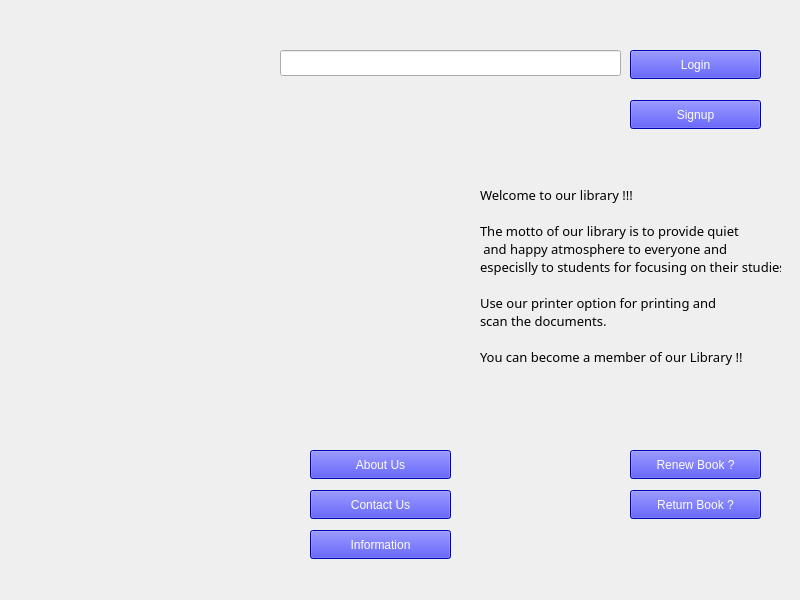
<?xml version="1.0" encoding="UTF-8"?>
<ui version="4.0">
 <class>Widget</class>
 <widget class="QWidget" name="Widget">
  <property name="geometry">
   <rect>
    <x>0</x>
    <y>0</y>
    <width>800</width>
    <height>600</height>
   </rect>
  </property>
  <property name="windowTitle">
   <string>Widget</string>
  </property>
  <widget class="QLineEdit" name="lineEdit_SearchBar">
   <property name="geometry">
    <rect>
     <x>280</x>
     <y>50</y>
     <width>341</width>
     <height>26</height>
    </rect>
   </property>
  </widget>
  <widget class="QLabel" name="label">
   <property name="geometry">
    <rect>
     <x>480</x>
     <y>140</y>
     <width>301</width>
     <height>271</height>
    </rect>
   </property>
   <property name="font">
    <font>
     <family>High Tower Text</family>
     <pointsize>10</pointsize>
    </font>
   </property>
   <property name="text">
    <string>Welcome to our library !!!

The motto of our library is to provide quiet
 and happy atmosphere to everyone and
especislly to students for focusing on their studies.

Use our printer option for printing and
scan the documents.

You can become a member of our Library !!</string>
   </property>
  </widget>
  <widget class="QPushButton" name="pushButton_Infomation">
   <property name="geometry">
    <rect>
     <x>310</x>
     <y>530</y>
     <width>141</width>
     <height>29</height>
    </rect>
   </property>
   <property name="styleSheet">
    <string notr="true">background-color: blue;
color: white;</string>
   </property>
   <property name="text">
    <string>Information</string>
   </property>
  </widget>
  <widget class="QPushButton" name="pushButton_RenewBook">
   <property name="geometry">
    <rect>
     <x>630</x>
     <y>450</y>
     <width>131</width>
     <height>29</height>
    </rect>
   </property>
   <property name="styleSheet">
    <string notr="true">background-color: blue;
color: white;</string>
   </property>
   <property name="text">
    <string>Renew Book ?</string>
   </property>
  </widget>
  <widget class="QPushButton" name="pushButton_Signup">
   <property name="enabled">
    <bool>true</bool>
   </property>
   <property name="geometry">
    <rect>
     <x>630</x>
     <y>100</y>
     <width>131</width>
     <height>29</height>
    </rect>
   </property>
   <property name="statusTip">
    <string/>
   </property>
   <property name="styleSheet">
    <string notr="true">background-color: blue;
color: white;</string>
   </property>
   <property name="text">
    <string>Signup</string>
   </property>
  </widget>
  <widget class="QPushButton" name="pushButton_AboutUs">
   <property name="geometry">
    <rect>
     <x>310</x>
     <y>450</y>
     <width>141</width>
     <height>29</height>
    </rect>
   </property>
   <property name="styleSheet">
    <string notr="true">background-color: blue;
color: white;</string>
   </property>
   <property name="text">
    <string>About Us</string>
   </property>
  </widget>
  <widget class="QPushButton" name="pushButton">
   <property name="geometry">
    <rect>
     <x>310</x>
     <y>490</y>
     <width>141</width>
     <height>29</height>
    </rect>
   </property>
   <property name="styleSheet">
    <string notr="true">background-color: blue;
color: white;</string>
   </property>
   <property name="text">
    <string>Contact Us</string>
   </property>
  </widget>
  <widget class="QPushButton" name="pushButton_Login">
   <property name="geometry">
    <rect>
     <x>630</x>
     <y>50</y>
     <width>131</width>
     <height>29</height>
    </rect>
   </property>
   <property name="styleSheet">
    <string notr="true">QPushButton{
qproperty-icon: url(:/user.png);
qproperty-iconSize: 26px 26px;
text-align: center;
color: white;
background-color: blue;
}</string>
   </property>
   <property name="text">
    <string>Login</string>
   </property>
  </widget>
  <widget class="QPushButton" name="pushButton_ReturnBook">
   <property name="geometry">
    <rect>
     <x>630</x>
     <y>490</y>
     <width>131</width>
     <height>29</height>
    </rect>
   </property>
   <property name="styleSheet">
    <string notr="true">background-color: blue;
color: white;</string>
   </property>
   <property name="text">
    <string>Return Book ?</string>
   </property>
  </widget>
  <widget class="QLabel" name="label_Instagram">
   <property name="geometry">
    <rect>
     <x>88</x>
     <y>520</y>
     <width>63</width>
     <height>51</height>
    </rect>
   </property>
   <property name="text">
    <string/>
   </property>
  </widget>
  <widget class="QLabel" name="label_Twitter">
   <property name="geometry">
    <rect>
     <x>228</x>
     <y>520</y>
     <width>63</width>
     <height>51</height>
    </rect>
   </property>
   <property name="text">
    <string/>
   </property>
  </widget>
  <widget class="QLabel" name="label_Facebook">
   <property name="geometry">
    <rect>
     <x>18</x>
     <y>520</y>
     <width>63</width>
     <height>51</height>
    </rect>
   </property>
   <property name="text">
    <string/>
   </property>
  </widget>
  <widget class="QLabel" name="label_Youtube">
   <property name="geometry">
    <rect>
     <x>158</x>
     <y>519</y>
     <width>63</width>
     <height>51</height>
    </rect>
   </property>
   <property name="text">
    <string/>
   </property>
  </widget>
  <widget class="QLabel" name="label_LibraryPic">
   <property name="geometry">
    <rect>
     <x>18</x>
     <y>170</y>
     <width>450</width>
     <height>230</height>
    </rect>
   </property>
   <property name="text">
    <string/>
   </property>
  </widget>
  <widget class="QLabel" name="label_Logo">
   <property name="geometry">
    <rect>
     <x>10</x>
     <y>20</y>
     <width>261</width>
     <height>71</height>
    </rect>
   </property>
   <property name="text">
    <string/>
   </property>
  </widget>
 </widget>
 <resources/>
 <connections/>
</ui>
